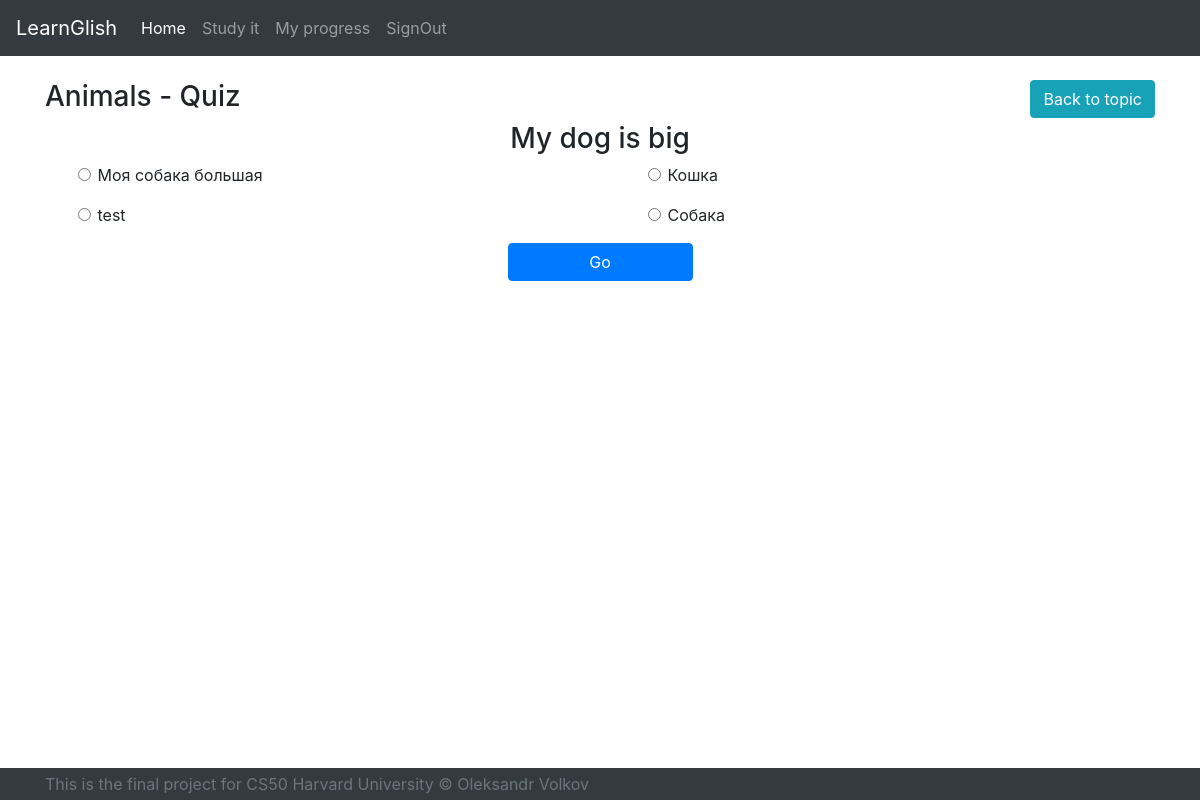
The page /study/quiz/2 (signed in) on the database its author committed.
### models/topic.py (models this page shows, shortened)
class Topics(db.Model):
    id = db.Column(db.Integer, primary_key=True)
    topic = db.Column(db.String, nullable=False, unique=True)
    vocabularys = db.relationship('Vocabularys')
    progress = db.relationship('Progress')

### models/vocabulary.py (models this page shows, shortened)
class Vocabularys(db.Model):
    id = db.Column(db.Integer, primary_key=True)
    user_id = db.Column(db.Integer, db.ForeignKey('users.id'))
    topic_id = db.Column(db.Integer, db.ForeignKey('topics.id'))
    type = db.Column(db.String, nullable=False)
    origin = db.Column(db.String, nullable=False)
    translate = db.Column(db.String, nullable=False)
    progress = db.relationship('Progress')

### app.py (the view, shortened to what this page needs)
@ app.route("/study/quiz/<string:topicId>", methods=["GET", "POST"])
@ login_required
def quiz(topicId):
    topicName = Topics.query.get(topicId)
    userId = session["user_id"]
    if request.method == "GET":
        vocab_schema = VocabularySchema(many=True)
        vocabWords = Vocabularys.query.filter(and_(
            Vocabularys.user_id == userId, Vocabularys.topic_id == topicId)).all()
        jsonVocabsWord = vocab_schema.dump(vocabWords)
        if len(jsonVocabsWord) == 0:
            flash("No words or Phrases for quiz. First add some")
            return redirect("/study/{}".format(topicId))
        elif (len(jsonVocabsWord) < 4):
            flash("No enough words or Phrases for quiz. First add more, at list 4")
            return redirect("/study/{}".format(topicId))
        progress_schema = ProgressSchema(many=True)
        userProgress = Progress.query.filter(and_(
            Progress.user_id == userId, Progress.topic_id == topicId)).all()
        jsonUserProgress = progress_schema.dump(userProgress)
        quizObj = {}
        if len(jsonUserProgress) != 0:
            randomObj = jsonVocabsWord[random.randint(
                0, len(jsonVocabsWord)-1)]
            checkIfObjInOrigress = Progress.query.filter_by(
                vocabulary_id=randomObj["id"]).first()
            if checkIfObjInOrigress != None:
                quizObj["question"] = randomObj["origin"]
                quizObj["tryId"] = randomObj["id"]
                quizObj["answers"] = [randomObj["translate"]]
                while len(quizObj["answers"]) < 4:
                    randomAnswer = jsonVocabsWord[random.randint(
                        0, len(jsonVocabsWord)-1)]
                    if randomAnswer["id"] != quizObj["tryId"] and randomAnswer["translate"] not in quizObj["answers"]:
                        quizObj["answers"].append(randomAnswer["translate"])
                return render_template("topic_quiz.html", topic_id=topicId, topic_name=topicName.topic, quiz_Obj=quizObj)
            else:
                quizObj["question"] = randomObj["origin"]
                quizObj["tryId"] = randomObj["id"]
                quizObj["answers"] = [randomObj["translate"]]
                while len(quizObj["answers"]) < 4:
                    randomAnswer = jsonVocabsWord[random.randint(
                        0, len(jsonVocabsWord)-1)]
                    if randomAnswer["id"] != quizObj["tryId"] and randomAnswer["translate"] not in quizObj["answers"]:
                        quizObj["answers"].append(randomAnswer["translate"])
                return render_template("topic_quiz.html", topic_id=topicId, topic_name=topicName.topic, quiz_Obj=quizObj)
        return render_template("topic_quiz.html", topic_id=topicId, topic_name=topicName.topic, quiz_Obj=quizObj)

### app.py (called while the page is built)
@app.after_request
def after_request(response):
    response.headers["Cache-Control"] = "no-cache, no-store, must-revalidate"
    response.headers["Expires"] = 0
    response.headers["Pragma"] = "no-cache"
    return response

### helpers.py (called while the page is built)
def login_required(f):
    @wraps(f)
    def decorated_function(*args, **kwargs):
        if session.get("user_id") is None:
            return redirect("/login")
        return f(*args, **kwargs)
    return decorated_function

### templates/topic_quiz.html (shortened to what this page needs)
{% extends "layout.html" %} {% block title %} Login {% endblock %} {% block main
%}
<div class="row justify-content-center">
  <div class="col-lg-6"><h3>{{ topic_name}} - Quiz</h3></div>
  <div class="d-flex col-lg-6 justify-content-end">
    <form action="/study/{{topic_id}}" method="get">
      <button type="submit" class="btn btn-info">Back to topic</button>
    </form>
  </div>
</div>
<div id="quizBlock">
  <div class="row justify-content-center">
    <h3>{{ quiz_Obj.question}}</h3>
  </div>
  <form action="/study/quiz/{{topic_id}}" method="post">
    <div class="row justify-content-around">
      {%for item in quiz_Obj.answers%}
      <div class="form-check mb-3 col-5">
        <input
          class="form-check-input"
          type="radio"
          name="answer"
          id="rbtn"
          value="{{item}}"
        />
        <label class="form-check-label" for="rbtn"> {{item}} </label>
      </div>
      {%endfor%}
    </div>
    <div class="d-flex justify-content-center">
      <button class="col-2 btn btn-primary" type="submit">Go</button>
    </div>
  </form>
</div>
{% endblock %}

### static/styles/style.css (style rules this page uses)
body { padding-top: 5rem; }

### rows shown on the page
Topics: topic "Animals"
Vocabularys: question "My dog is big", translate "Моя собака большая"
Vocabularys: translate "Кошка"
Vocabularys: translate "test"
Vocabularys: translate "Собака"
